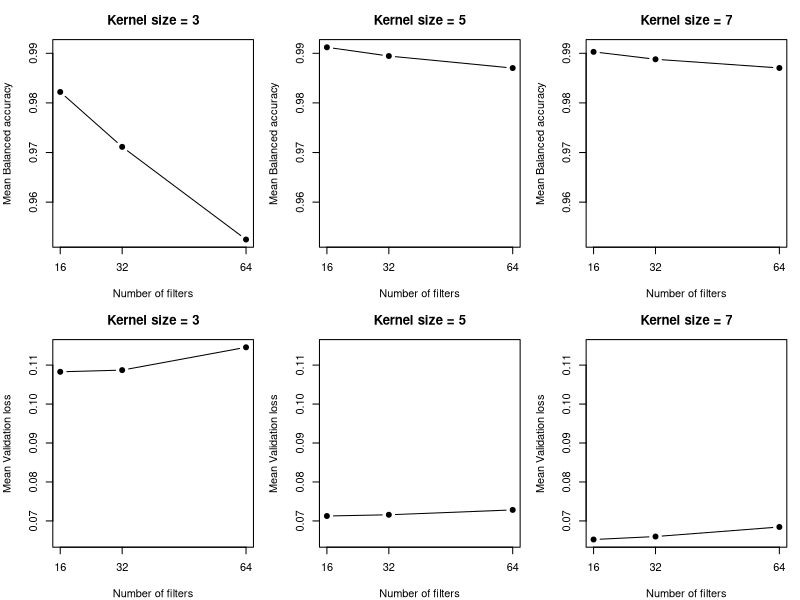

This chart was generated by the following R code:
## ---- chunk 1
grid_filter_results <- data.frame(
  n_filters = c(16, 32, 64, 16, 32, 64, 16, 32, 64),
  kernel_size = c(3, 3, 3, 5, 5, 5, 7, 7, 7),
  val_loss = c(
    0.10828044, 0.10871494, 0.11457483,
    0.07125929, 0.07157875, 0.07282596,
    0.06522755, 0.06599005, 0.06844446),
  balanced_accuracy = c(
    0.9822069, 0.9711410, 0.9524663,
    0.9912090, 0.9894468, 0.9870222,
    0.9902915, 0.9887943, 0.9870406))


#par(mfrow = c(2, 3), mar = c(4, 4, 3, 1))

kernel_sizes <- sort(unique(grid_filter_results$kernel_size))

# Common y-axis limits for each metric
acc_ylim <- range(grid_filter_results$balanced_accuracy, na.rm = TRUE)
loss_ylim <- range(grid_filter_results$val_loss, na.rm = TRUE)
## ---- chunk 2
par(mfrow = c(2, 3), mar = c(4, 4, 3, 1))

for (k in kernel_sizes) {
  
  dat <- grid_filter_results[
    grid_filter_results$kernel_size == k, ]
  
  # Balanced accuracy (top row)
  plot(
    dat$n_filters, dat$balanced_accuracy,
    type = "b", pch = 19,
    xlab = "Number of filters",
    ylab = "Mean Balanced accuracy",
    main = paste("Kernel size =", k),
    ylim = acc_ylim,
    xaxt = "n"
  )
  axis(1, at = dat$n_filters)
}

for (k in kernel_sizes) {
  
  dat <- grid_filter_results[
    grid_filter_results$kernel_size == k, ]
  
  # Validation loss (bottom row)
  plot(
    dat$n_filters, dat$val_loss,
    type = "b", pch = 19,
    xlab = "Number of filters",
    ylab = "Mean Validation loss",
    main = paste("Kernel size =", k),
    ylim = loss_ylim,
    xaxt = "n"
  )
  axis(1, at = dat$n_filters)
}

# Reset plotting layout
par(mfrow = c(1, 1))
